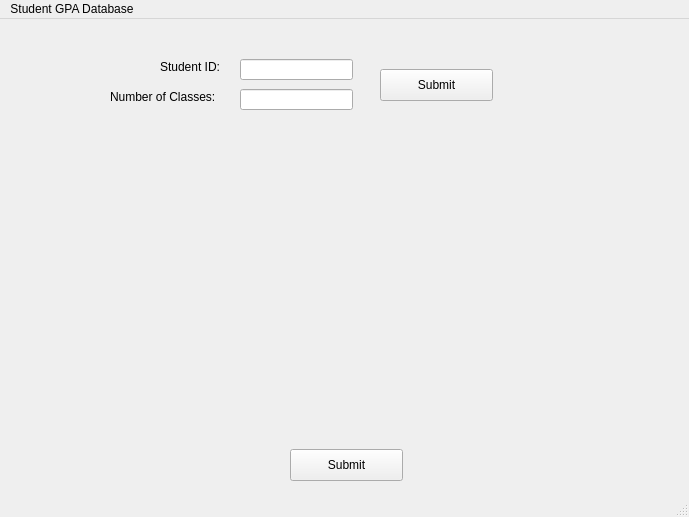
<?xml version="1.0" encoding="UTF-8"?>
<ui version="4.0">
 <class>StudentGPADatabase</class>
 <widget class="QMainWindow" name="StudentGPADatabase">
  <property name="geometry">
   <rect>
    <x>0</x>
    <y>0</y>
    <width>689</width>
    <height>517</height>
   </rect>
  </property>
  <property name="windowTitle">
   <string>MainWindow</string>
  </property>
  <widget class="QWidget" name="centralwidget">
   <widget class="QLineEdit" name="student_ID">
    <property name="geometry">
     <rect>
      <x>240</x>
      <y>40</y>
      <width>113</width>
      <height>21</height>
     </rect>
    </property>
   </widget>
   <widget class="QLineEdit" name="num_classes">
    <property name="geometry">
     <rect>
      <x>240</x>
      <y>70</y>
      <width>113</width>
      <height>21</height>
     </rect>
    </property>
   </widget>
   <widget class="QLabel" name="label">
    <property name="geometry">
     <rect>
      <x>160</x>
      <y>40</y>
      <width>71</width>
      <height>16</height>
     </rect>
    </property>
    <property name="text">
     <string>Student ID:</string>
    </property>
   </widget>
   <widget class="QLabel" name="label_2">
    <property name="geometry">
     <rect>
      <x>110</x>
      <y>70</y>
      <width>121</width>
      <height>16</height>
     </rect>
    </property>
    <property name="text">
     <string>Number of Classes:</string>
    </property>
   </widget>
   <widget class="QLabel" name="label_message">
    <property name="geometry">
     <rect>
      <x>70</x>
      <y>410</y>
      <width>521</width>
      <height>21</height>
     </rect>
    </property>
    <property name="text">
     <string/>
    </property>
   </widget>
   <widget class="QPushButton" name="button_save">
    <property name="geometry">
     <rect>
      <x>290</x>
      <y>430</y>
      <width>113</width>
      <height>32</height>
     </rect>
    </property>
    <property name="text">
     <string>Submit</string>
    </property>
   </widget>
   <widget class="QPushButton" name="submit_button">
    <property name="geometry">
     <rect>
      <x>380</x>
      <y>50</y>
      <width>113</width>
      <height>32</height>
     </rect>
    </property>
    <property name="text">
     <string>Submit</string>
    </property>
   </widget>
   <widget class="QWidget" name="course_input_container" native="true">
    <property name="enabled">
     <bool>true</bool>
    </property>
    <property name="geometry">
     <rect>
      <x>40</x>
      <y>110</y>
      <width>605</width>
      <height>265</height>
     </rect>
    </property>
   </widget>
  </widget>
  <widget class="QMenuBar" name="menubar">
   <property name="geometry">
    <rect>
     <x>0</x>
     <y>0</y>
     <width>689</width>
     <height>24</height>
    </rect>
   </property>
   <widget class="QMenu" name="menuStudent_GPA_Database">
    <property name="title">
     <string>Student GPA Database</string>
    </property>
   </widget>
   <addaction name="menuStudent_GPA_Database"/>
  </widget>
  <widget class="QStatusBar" name="statusbar"/>
 </widget>
 <resources/>
 <connections/>
</ui>
